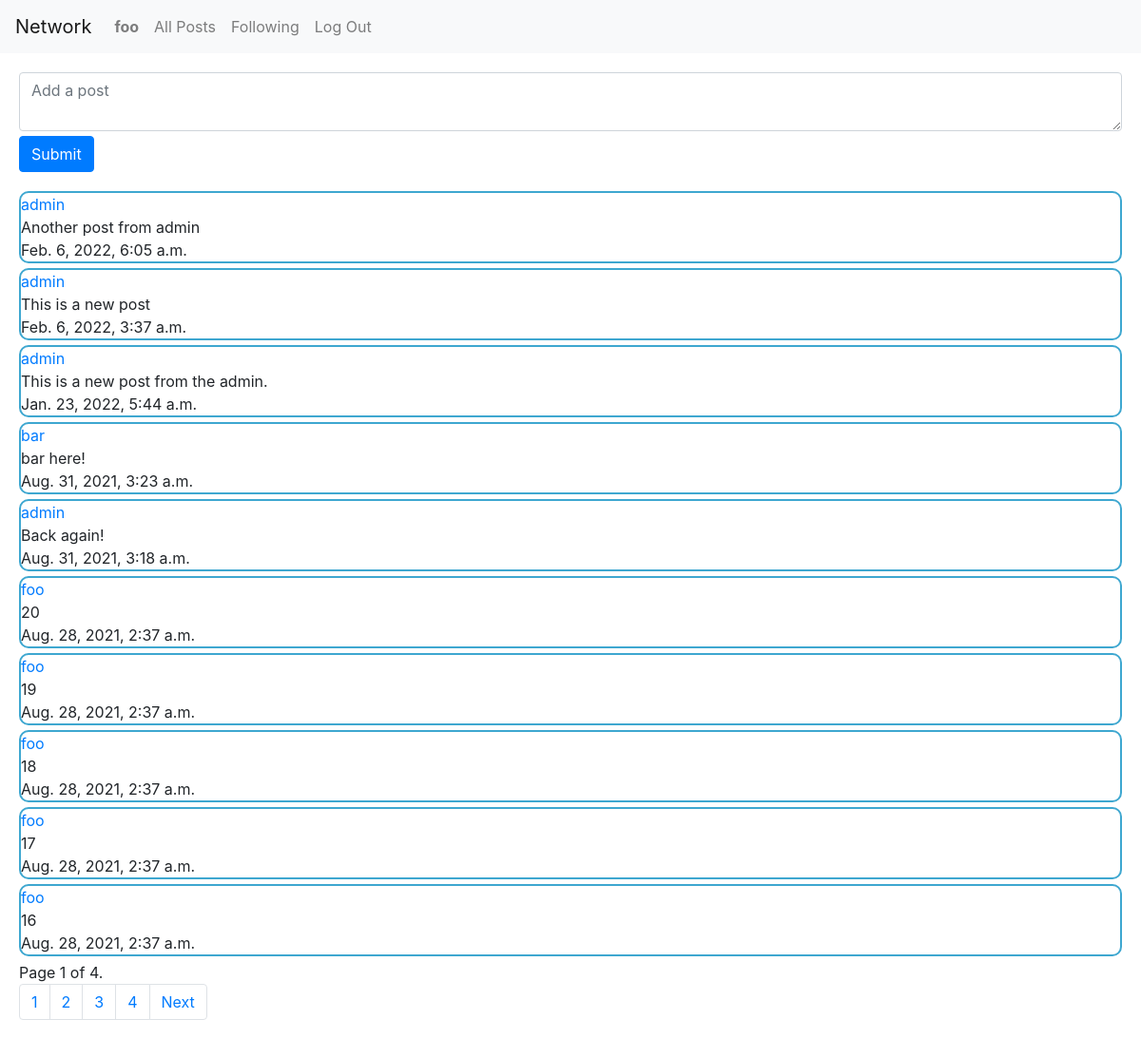
The app's page / (signed in) with its own data.
### network/models.py (models this page shows, shortened)
class User(AbstractUser):
    followers = models.ManyToManyField("self", blank=True, symmetrical=False, related_name="follower_users") #symmetrical=False to break the one on one relation
    following = models.ManyToManyField("self", blank=True, symmetrical=False, related_name="following_users") #probably it would be better to use an intermediary model

class Post(models.Model):
    user = models.ForeignKey(User, on_delete=CASCADE, related_name="user_posts", null=False)
    content = models.CharField(max_length = 100)
    timestamp = models.DateTimeField(auto_now_add=True, editable=True)
    likes = models.ManyToManyField(User, blank=True, null=True, related_name="post_likers")

### network/views.py (the view)
# urls.py: path("", views.index, name="index"),
def index(request):
    posts = Post.objects.all()
    posts= posts.order_by("-timestamp").all()
    paginator = Paginator(posts, 10)
    page_number = request.GET.get('page')
    page_obj = paginator.get_page(page_number)
    return render(request, "network/index.html", {
        "form":PostForm(),
        "page_obj":page_obj,
    })

### network/views.py
class PostForm(ModelForm):
    class Meta:
        model = Post
        fields = ['content']
        widgets = {
            'content': Textarea(attrs={'class':'form-control', 'placeholder':'Add a post', 'rows':2})
        }
        labels = {
            'content':''
        }

### network/templates/network/index.html (shortened to what this page needs)
{% extends "network/layout.html" %}
{% load static %}
{% block body %}
    <div>
        {% if user.is_authenticated %}
            <form action="{% url 'post' %}" method="POST">
                    {{form}}
                <button type="submit" class="btn btn-primary" style="margin-top: 5px;">Submit</button>
            </form>
        {% endif %}
    </div>
{% endblock %}

### network/templates/network/layout.html (shortened to what this page needs)
{% load static %}
<!DOCTYPE html>
<html lang="en">
    <head>
        <link rel="stylesheet" href="https://stackpath.bootstrapcdn.com/bootstrap/4.4.1/css/bootstrap.min.css">
        <link href="{% static 'network/styles.css' %}" rel="stylesheet">
    </head>
    <body>
        <nav class="navbar navbar-expand-lg navbar-light bg-light">
            <a class="navbar-brand" href="#">Network</a>
            <div>
              <ul class="navbar-nav mr-auto">
                {% if user.is_authenticated %}
                    <li class="nav-item">
                        <a class="nav-link" id="user-page" href="{% url 'userPage' user.username%}"><strong>{{ user.username }}</strong></a>
                    </li>
                {% endif %}
                <li class="nav-item">
                  <a class="nav-link"  id="all-posts" href="{% url 'index' %}">All Posts</a>
                </li>
                {% if user.is_authenticated %}
                    <li class="nav-item">
                        <a class="nav-link" href="{% url 'followingView' %}">Following</a>
                    </li>
                    <li class="nav-item">
                        <a class="nav-link" href="{% url 'logout' %}">Log Out</a>
                    </li>
                {% endif %}
              </ul>
            </div>
          </nav>
        <div class="body">
            {% block body %}
            {% endblock %}
            <div class="posts-view">
                {% for post in page_obj %}
                    <div class="post">
                        <a href="{% url 'userPage' post.user.username %}">{{post.user}}</a>
                        <br>
                        {{post.content}}
                        <br>
                        {{post.timestamp}}
                    </div>
                {% endfor %}
            </div>
            <div class="pagination">
                <span class="step-links">
                    <span class="current">
                        Page {{ page_obj.number }} of {{ page_obj.paginator.num_pages }}.
                    </span>
                </span>
            </div>
            <nav aria-label="Page navigation example">
                <ul class="pagination">
                    {% for x in page_obj.paginator.page_range %}
                        <li class="page-item"><a class="page-link" href="?page={{x}}">{{x}}</a></li>
                    {% endfor %}
                    {% if page_obj.has_next %}
                        <li class="page-item"><a class="page-link" href="?page={{ page_obj.next_page_number }}">Next</a></li>
                    {% endif %}
                </ul>
            </nav>
        </div>
    </body>
</html>

### network/static/network/styles.css (style rules this page uses)
.body { margin: 20px; }
.posts-view { margin-top: 20px; }
.post { border: solid 2px rgba(14, 145, 197, 0.801); margin-top: 5px; margin-bottom: 5px; border-radius: 10px; }

### records on screen
User: username "foo"
Post: user "admin", content "Another post from admin", timestamp "Feb. 6, 2022, 6:05 a.m."
Post: user "admin", content "This is a new post", timestamp "Feb. 6, 2022, 3:37 a.m."
Post: user "admin", content "This is a new post from the admin.", timestamp "Jan. 23, 2022, 5:44 a.m."
Post: user "bar", content "bar here!", timestamp "Aug. 31, 2021, 3:23 a.m."
Post: user "admin", content "Back again!", timestamp "Aug. 31, 2021, 3:18 a.m."
Post: user "foo", content "20", timestamp "Aug. 28, 2021, 2:37 a.m."
Post: user "foo", content "19", timestamp "Aug. 28, 2021, 2:37 a.m."
Post: user "foo", content "18", timestamp "Aug. 28, 2021, 2:37 a.m."
Post: user "foo", content "17", timestamp "Aug. 28, 2021, 2:37 a.m."
Post: user "foo", content "16", timestamp "Aug. 28, 2021, 2:37 a.m."

### other values on screen
{{ page_obj.number }} "1"
{{ page_obj.paginator.num_pages }} "4"
{{ x }} "1" "2" "3" "4"
